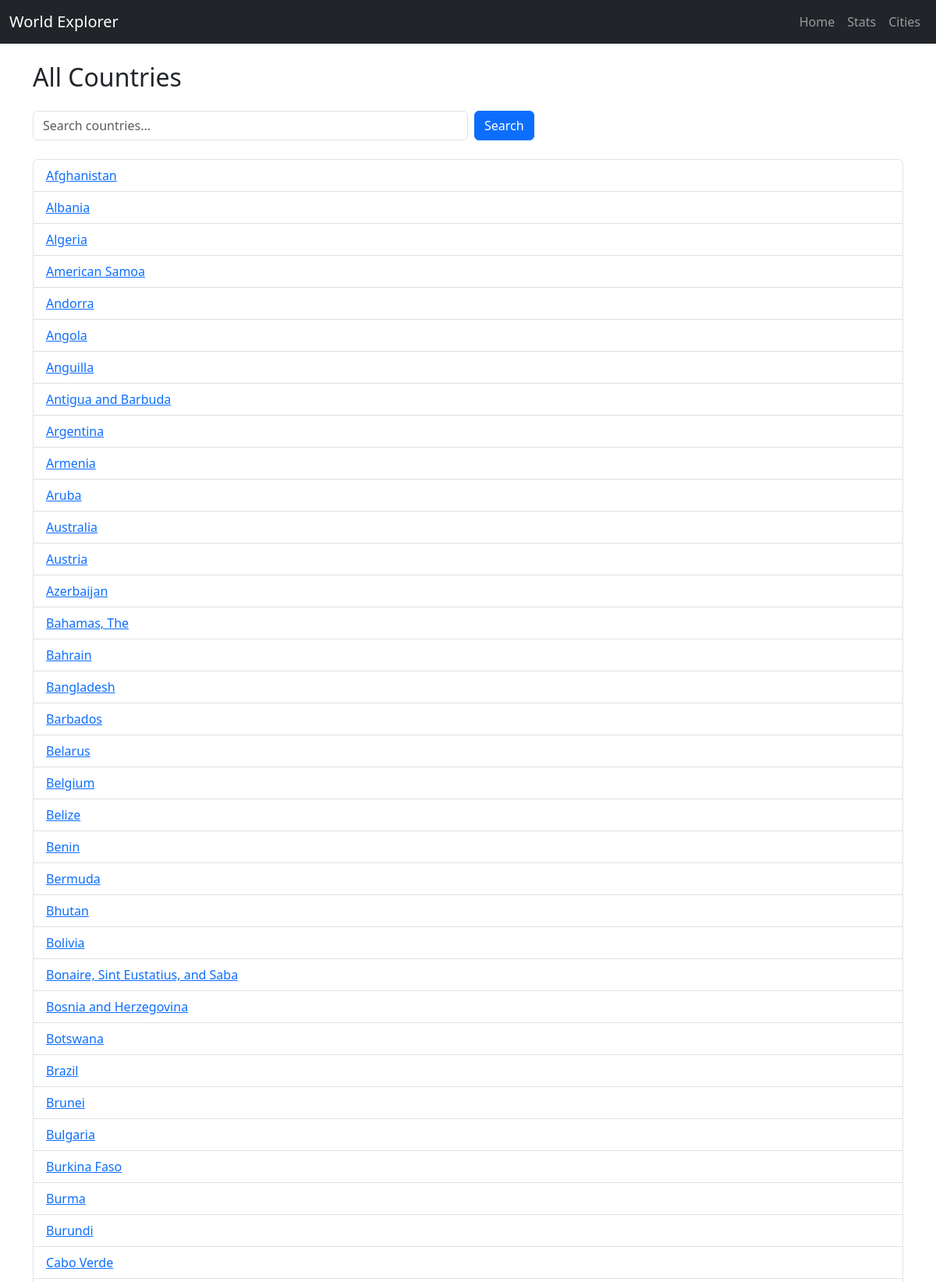
The page / (upper part) on the database its author committed.
### app/models.py (models this page shows)
class Country(db.Model):
    id = db.Column(db.Integer, primary_key=True)
    name = db.Column(db.String(100), unique=True, nullable=False)
    cities = db.relationship('City', backref='country', lazy=True)

### app/routes.py (the view)
@main.route('/')
def index():
    search = request.args.get('search')
    if search:
        countries = Country.query.filter(Country.name.ilike(f'%{search}%')).all()
    else:
        countries = Country.query.order_by(Country.name).all()
    return render_template('index.html', countries=countries, search=search)

### app/templates/index.html
{% extends "base.html" %}
{% block content %}
<h2 class="mb-4">All Countries</h2>
<form method="GET" action="{{ url_for('main.index') }}" class="mb-4 d-flex" role="search">
    <input type="text" name="search" value="{{ search or '' }}" placeholder="Search countries..." class="form-control me-2 w-50" />
    <button type="submit" class="btn btn-primary">Search</button>
</form>
<ul class="list-group">
    {% for country in countries %}
        <li class="list-group-item">
            <a href="{{ url_for('main.country_detail', country_id=country.id) }}">{{ country.name }}</a>
        </li>
    {% else %}
        <li class="list-group-item">No countries found.</li>
    {% endfor %}
</ul>
{% endblock %}

### app/templates/base.html (shortened to what this page needs)
<!DOCTYPE html>
<html lang="en">
<head>
    <link href="https://cdn.jsdelivr.net/npm/bootstrap@5.3.0/dist/css/bootstrap.min.css" rel="stylesheet">
</head>
<body>
    <nav class="navbar navbar-expand-lg navbar-dark bg-dark mb-4">
        <div class="container-fluid">
            <a class="navbar-brand" href="{{ url_for('main.index') }}">World Explorer</a>
            <div class="collapse navbar-collapse">
                <ul class="navbar-nav ms-auto">
                    <li class="nav-item">
                        <a class="nav-link" href="{{ url_for('main.index') }}">Home</a>
                    </li>
                    <li class="nav-item">
                        <a class="nav-link" href="{{ url_for('main.stats') }}">Stats</a>
                    <li class="nav-item">
                        <a class="nav-link" href="{{ url_for('main.city_search') }}">Cities</a>
                    </li>
                </ul>
            </div>
        </div>
    </nav>
    <div class="container">
        {% block content %}{% endblock %}
    </div>
</body>
</html>

### rows shown on the page
Country: name "Afghanistan"
Country: name "Albania"
Country: name "Algeria"
Country: name "American Samoa"
Country: name "Andorra"
Country: name "Angola"
Country: name "Anguilla"
Country: name "Antigua and Barbuda"
Country: name "Argentina"
Country: name "Armenia"
Country: name "Aruba"
Country: name "Australia"
Country: name "Austria"
Country: name "Azerbaijan"
Country: name "Bahamas, The"
Country: name "Bahrain"
Country: name "Bangladesh"
Country: name "Barbados"
Country: name "Belarus"
Country: name "Belgium"
Country: name "Belize"
Country: name "Benin"
Country: name "Bermuda"
Country: name "Bhutan"
Country: name "Bolivia"
Country: name "Bonaire, Sint Eustatius, and Saba"
Country: name "Bosnia and Herzegovina"
Country: name "Botswana"
Country: name "Brazil"
Country: name "Brunei"
Country: name "Bulgaria"
Country: name "Burkina Faso"
Country: name "Burma"
Country: name "Burundi"
Country: name "Cabo Verde"
